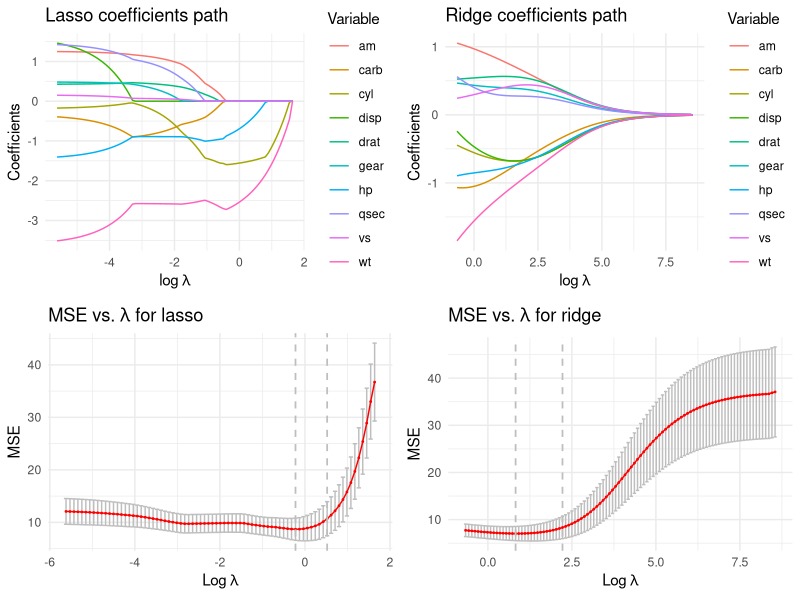

Recreate this plot in R.
# ------------------------------------------------------------------------------
# l1 vs l2

# FIG: 
#   (1) how each coefficient changes with log(lambda) under l1 and l2 regularization
#   (2) how MSE changes with log(lambda) under l1 and l2 regularization
# DATA: mtcars
# ------------------------------------------------------------------------------
library(glmnet)
library(datasets)
library(tidyr)
library(dplyr)
library(ggplot2)
library(gridExtra)

set.seed(42)

# DATA -------------------------------------------------------------------------

data(mtcars)
x <- as.matrix(mtcars[, -1])  
y <- mtcars$mpg 

# Normalize data
x <- scale(x, center = TRUE, scale = TRUE)
y <- scale(y, center = TRUE, scale = FALSE)

# Lasso with cross-validation
cvfit_lasso <- cv.glmnet(x, y, alpha = 1)

# Ridge with cross-validation
cvfit_ridge <- cv.glmnet(x, y, alpha = 0)

# Extracting data for Lasso
lasso_coefs <- as.data.frame(t(as.matrix(cvfit_lasso$glmnet.fit$beta)))
lasso_coefs$lambda <- cvfit_lasso$glmnet.fit$lambda
lasso_coefs <- lasso_coefs %>% pivot_longer(-lambda, names_to = "Variable", values_to = "Coefficient")

# Extracting data for Ridge
ridge_coefs <- as.data.frame(t(as.matrix(cvfit_ridge$glmnet.fit$beta)))
ridge_coefs$lambda <- cvfit_ridge$glmnet.fit$lambda
ridge_coefs <- ridge_coefs %>% pivot_longer(-lambda, names_to = "Variable", values_to = "Coefficient")

# RMSE data
lasso_rmse <- data.frame(lambda = cvfit_lasso$lambda, MSE = cvfit_lasso$cvm, SE = cvfit_lasso$cvsd)
ridge_rmse <- data.frame(lambda = cvfit_ridge$lambda, MSE = cvfit_ridge$cvm, SE = cvfit_ridge$cvsd)

# PLOT -------------------------------------------------------------------------

# Lasso coefficients path plot
p1 <- ggplot(lasso_coefs, aes(x = log(lambda), y = Coefficient, color = Variable)) +
  geom_line() +
  labs(title = "Lasso coefficients path", x = expression(log~lambda), y = "Coefficients") +
  theme_minimal()

# Ridge coefficients path plot
p2 <- ggplot(ridge_coefs, aes(x = log(lambda), y = Coefficient, color = Variable)) +
  geom_line() +
  labs(title = "Ridge coefficients path", x = expression(log~lambda), y = "Coefficients") +
  theme_minimal()

# Lasso RMSE vs. Lambda plot
p3 <- ggplot(lasso_rmse, aes(x = log(lambda), y = MSE)) +
  geom_errorbar(aes(ymin = MSE - SE, ymax = MSE + SE), width = 0.1, color = "gray") +
  geom_point(color = "red", size=0.3) +
  geom_line(color = "red") +
  geom_vline(xintercept = log(cvfit_lasso$lambda.min), linetype = "dashed", color = "gray", linewidth = 0.6) +
  geom_vline(xintercept = log(cvfit_lasso$lambda.1se), linetype = "dashed", color = "gray", linewidth = 0.6) +
  labs(title = expression(MSE ~ vs. ~ lambda ~ "for lasso"),
       x = expression(Log~lambda),
       y = "MSE") +
  theme_minimal()

# Ridge RMSE vs. Lambda plot
p4 <- ggplot(ridge_rmse, aes(x = log(lambda), y = MSE)) +
  geom_errorbar(aes(ymin = MSE - SE, ymax = MSE + SE), width = 0.1, color = "gray") +
  geom_point(color = "red", size=0.3) +
  geom_line(color = "red") +
  geom_vline(xintercept = log(cvfit_ridge$lambda.min), linetype = "dashed", color = "gray", linewidth = 0.6) +
  geom_vline(xintercept = log(cvfit_ridge$lambda.1se), linetype = "dashed", color = "gray", linewidth = 0.6) +
  labs(title = expression(MSE ~ vs. ~ lambda ~ "for ridge"),
       x = expression(Log~lambda),
       y = "MSE") +
  theme_minimal()

# Arrange plots in a 2x2 grid
p <- grid.arrange(p1, p2, p3, p4, nrow = 2)

ggsave("../figure/l1_l2_regupaths_mse.png", plot = p, width = 7, height = 4)
